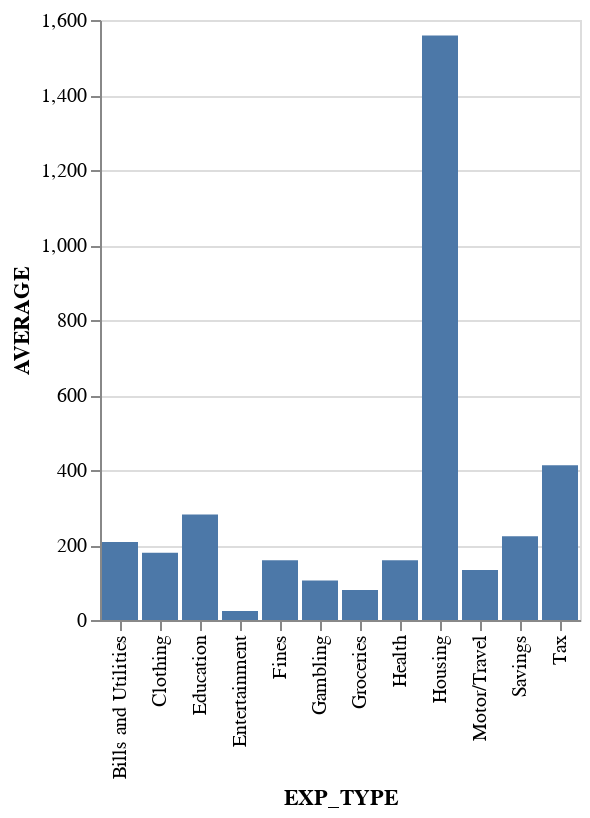

The notebook cell saved with this chart:
### Markdown cell above
## Data Visualization

### Bar Chart
We can also plot the results of our group by operation in a bar chart.

### Code cell
data.group_by(
    "EXP_TYPE"
).agg(
    pl.sum("AMOUNT"),
    pl.mean("AMOUNT").alias("AVERAGE"),
    pl.count("AMOUNT").alias("COUNT")
).sort(
    by="AVERAGE", descending=True
).collect(engine="gpu").plot.bar(x="EXP_TYPE", y="AVERAGE")

### Figure 1 — Vega-Lite specification as saved in the notebook (floating-point values rounded to 4 significant figures)
{"config": {"view": {"continuousWidth": 300, "continuousHeight": 300}}, "data": {"name": "data-493cebf5a69b04cebe552ef8c48cc3b6"}, "mark": {"type": "bar"}, "encoding": {"tooltip": [{"field": "EXP_TYPE", "type": "nominal"}, {"field": "AVERAGE", "type": "quantitative"}], "x": {"field": "EXP_TYPE", "type": "nominal"}, "y": {"field": "AVERAGE", "type": "quantitative"}}, "params": [{"name": "param_3", "select": {"type": "interval", "encodings": ["x", "y"]}, "bind": "scales"}], "$schema": "https://vega.github.io/schema/vega-lite/v5.20.1.json", "datasets": {"data-493cebf5a69b04cebe552ef8c48cc3b6": [{"EXP_TYPE": "Housing", "AMOUNT": 2689000000.0, "AVERAGE": 1559.0, "COUNT": 1725174}, {"EXP_TYPE": "Tax", "AMOUNT": 1216000000.0, "AVERAGE": 413.0, "COUNT": 2943660}, {"EXP_TYPE": "Education", "AMOUNT": 959200000.0, "AVERAGE": 281.2, "COUNT": 3411069}, {"EXP_TYPE": "Savings", "AMOUNT": 485300000.0, "AVERAGE": 223.4, "COUNT": 2172456}, {"EXP_TYPE": "Bills and Utilities", "AMOUNT": 1797000000.0, "AVERAGE": 208.3, "COUNT": 8626318}, {"EXP_TYPE": "Clothing", "AMOUNT": 1392000000.0, "AVERAGE": 179.4, "COUNT": 7762038}, {"EXP_TYPE": "Health", "AMOUNT": 1237000000.0, "AVERAGE": 159.3, "COUNT": 7763298}, {"EXP_TYPE": "Fines", "AMOUNT": 8074000.0, "AVERAGE": 159.2, "COUNT": 50717}, {"EXP_TYPE": "Motor/Travel", "AMOUNT": 3880000000.0, "AVERAGE": 133.4, "COUNT": 29087820}, {"EXP_TYPE": "Gambling", "AMOUNT": 494700000.0, "AVERAGE": 105.0, "COUNT": 4710532}, {"EXP_TYPE": "Groceries", "AMOUNT": 3645000000.0, "AVERAGE": 80.31, "COUNT": 45387731}, {"EXP_TYPE": "Entertainment", "AMOUNT": 3565000000.0, "AVERAGE": 24.03, "COUNT": 148328906}]}}
